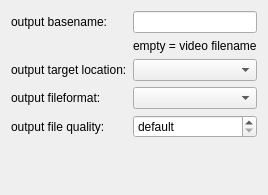
      <widget class="QWidget" name="tabOutput">
       <attribute name="title">
        <string>Output</string>
       </attribute>
       <layout class="QFormLayout" name="formLayout_7">
        <item row="0" column="0">
         <widget class="QLabel" name="label_18">
          <property name="text">
           <string>output basename:</string>
          </property>
         </widget>
        </item>
        <item row="0" column="1">
         <widget class="QLineEdit" name="edtOutputBasename"/>
        </item>
        <item row="1" column="1">
         <widget class="QLabel" name="label_19">
          <property name="sizePolicy">
           <sizepolicy hsizetype="Preferred" vsizetype="Minimum">
            <horstretch>0</horstretch>
            <verstretch>0</verstretch>
           </sizepolicy>
          </property>
          <property name="text">
           <string>empty = video filename</string>
          </property>
         </widget>
        </item>
        <item row="5" column="1">
         <spacer name="verticalSpacer_2">
          <property name="orientation">
           <enum>Qt::Orientation::Vertical</enum>
          </property>
          <property name="sizeHint" stdset="0">
           <size>
            <width>20</width>
            <height>40</height>
           </size>
          </property>
         </spacer>
        </item>
        <item row="1" column="0">
         <widget class="QLabel" name="label_20">
          <property name="text">
           <string/>
          </property>
         </widget>
        </item>
        <item row="3" column="0">
         <widget class="QLabel" name="label_22">
          <property name="text">
           <string>output fileformat:</string>
          </property>
         </widget>
        </item>
        <item row="3" column="1">
         <widget class="FileFormatComboBox" name="cmbFileFormat"/>
        </item>
        <item row="4" column="1">
         <widget class="QSpinBox" name="spinOutputQuality">
          <property name="specialValueText">
           <string>default</string>
          </property>
          <property name="suffix">
           <string>%</string>
          </property>
          <property name="minimum">
           <number>-1</number>
          </property>
          <property name="maximum">
           <number>100</number>
          </property>
          <property name="value">
           <number>-1</number>
          </property>
         </widget>
        </item>
        <item row="4" column="0">
         <widget class="QLabel" name="label_21">
          <property name="text">
           <string>output file quality:</string>
          </property>
         </widget>
        </item>
        <item row="2" column="0">
         <widget class="QLabel" name="label_23">
          <property name="text">
           <string>output target location:</string>
          </property>
         </widget>
        </item>
        <item row="2" column="1">
         <widget class="OutputTargetOptionsComboBox" name="cmbOutputTargetOptions"/>
        </item>
       </layout>
      </widget>
